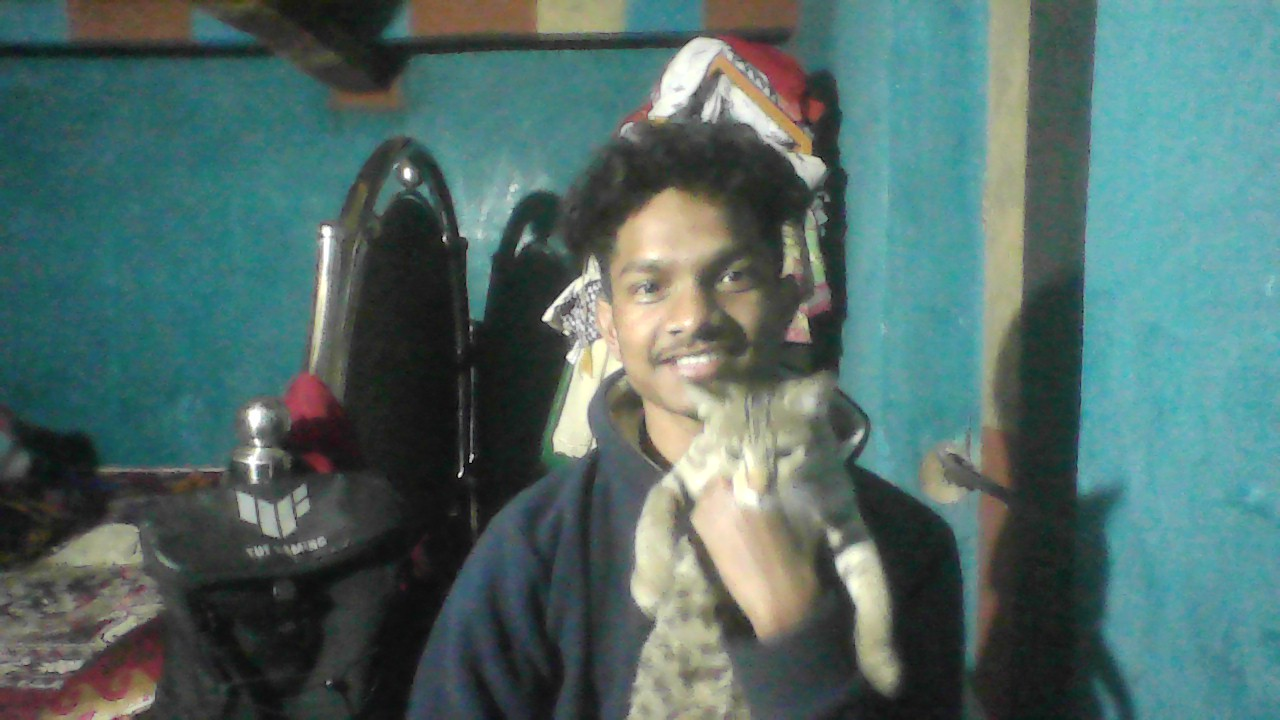
#> input picture OpenCV/imageProcessing---/billa.jpg, 1280 x 720 px, given in place of the camera
$ python multiColor.py
#> lines starting #> are read from the running program, lines starting #| are printed output that depends on the picture; after the words box and inside, x2 and y2 are one past the last pixel; in counts of white or black regions, pixels touching at a corner belong together
# Multi Color Detection using OpenCV (HSV based)
import cv2
import numpy as np

cap = cv2.VideoCapture(0)

# HSV color ranges
colors = {
    "Red": [
        (np.array([0, 120, 70]), np.array([10, 255, 255])),
        (np.array([170, 120, 70]), np.array([180, 255, 255]))
    ],
    "Green": [
        (np.array([35, 100, 50]), np.array([85, 255, 255]))
    ],
    "Blue": [
        (np.array([100, 150, 50]), np.array([140, 255, 255]))
    ],
    "Yellow": [
        (np.array([20, 100, 100]), np.array([30, 255, 255]))
    ],
    "Orange": [
        (np.array([10, 100, 100]), np.array([20, 255, 255]))
    ],
    "Purple": [
        (np.array([130, 50, 50]), np.array([160, 255, 255]))
    ],
    "Pink": [
        (np.array([160, 100, 100]), np.array([170, 255, 255]))
    ],
    "Cyan": [
        (np.array([85, 100, 100]), np.array([100, 255, 255]))
    ],
    "White": [
        (np.array([0, 0, 200]), np.array([180, 50, 255]))
    ],
    "Black": [
        (np.array([0, 0, 0]), np.array([180, 255, 50]))
    ],
    "Gray": [
        (np.array([0, 0, 50]), np.array([180, 50, 200]))
    ]
}

# BGR values for drawing text/box (OpenCV uses BGR)
color_bgr = {
    "Red": (0, 0, 255),
    "Green": (0, 255, 0),
    "Blue": (255, 0, 0),
    "Yellow": (0, 255, 255),
    "Orange": (0, 165, 255),
    "Purple": (128, 0, 128),
    "Pink": (203, 192, 255),
    "Cyan": (255, 255, 0),
    "White": (255, 255, 255),
    "Black": (0, 0, 0),
    "Gray": (128, 128, 128)
}

while True:
    ret, frame = cap.read()
#> frame is the input picture: shape (720, 1280, 3); mean B, G, R 103.7, 106.8, 80.8
    if not ret:
        break

    frame = cv2.flip(frame, 1)
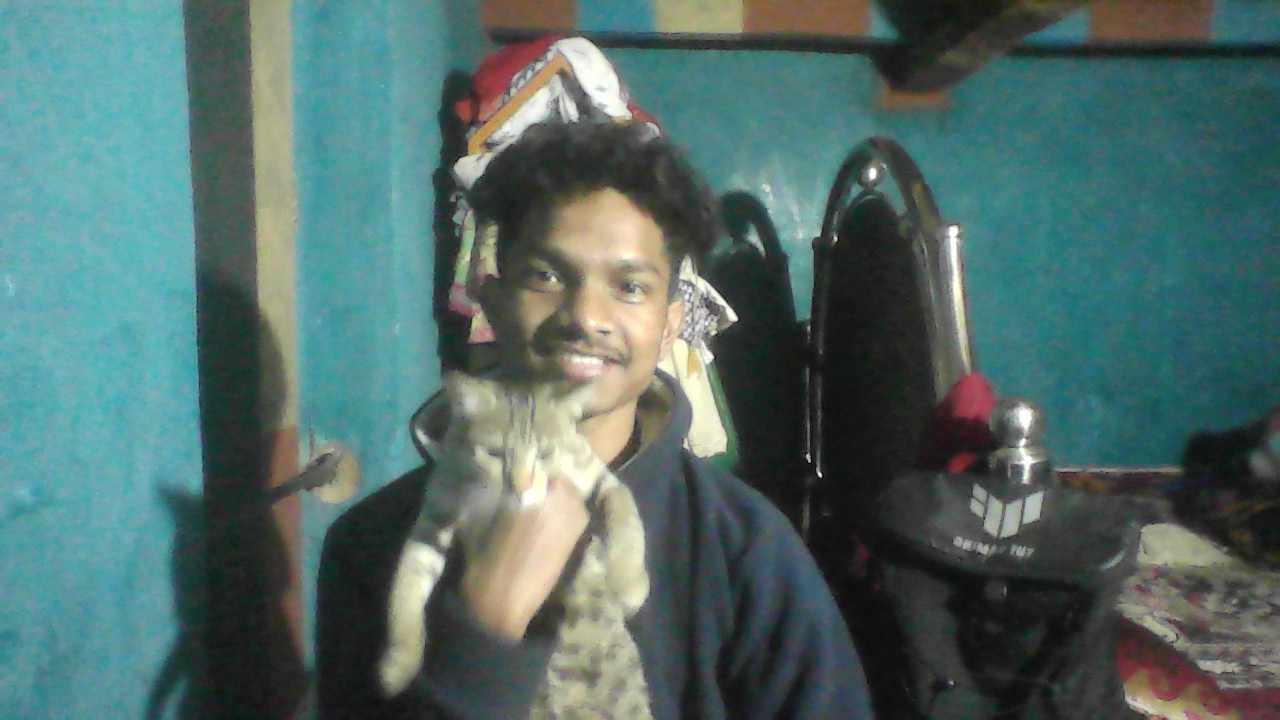
#> frame: shape (720, 1280, 3); mean B, G, R 103.7, 106.8, 80.8
    hsv = cv2.cvtColor(frame, cv2.COLOR_BGR2HSV)
#> hsv: shape (720, 1280, 3); mean H, S, V 73.2, 77.1, 111.7

    for color_name, ranges in colors.items():
        mask = None

        # Combine masks (important for RED which has two ranges)
        for lower, upper in ranges:
            temp_mask = cv2.inRange(hsv, lower, upper)
            mask = temp_mask if mask is None else mask + temp_mask

        # Noise removal
        kernel = np.ones((5, 5), np.uint8)
        mask = cv2.morphologyEx(mask, cv2.MORPH_OPEN, kernel)

        contours, _ = cv2.findContours(
            mask, cv2.RETR_EXTERNAL, cv2.CHAIN_APPROX_SIMPLE
        )

        for cnt in contours:
            area = cv2.contourArea(cnt)
            if area > 800:
                x, y, w, h = cv2.boundingRect(cnt)

                # Draw rectangle in same color
                cv2.rectangle(
                    frame, (x, y), (x + w, y + h),
                    color_bgr[color_name], 2
                )

                # Black outline for readability
                cv2.putText(
                    frame, color_name, (x, y - 10),
                    cv2.FONT_HERSHEY_SIMPLEX, 0.7,
                    (0, 0, 0), 4
                )

                # Colored text
                cv2.putText(
                    frame, color_name, (x, y - 10),
                    cv2.FONT_HERSHEY_SIMPLEX, 0.7,
                    color_bgr[color_name], 2
                )
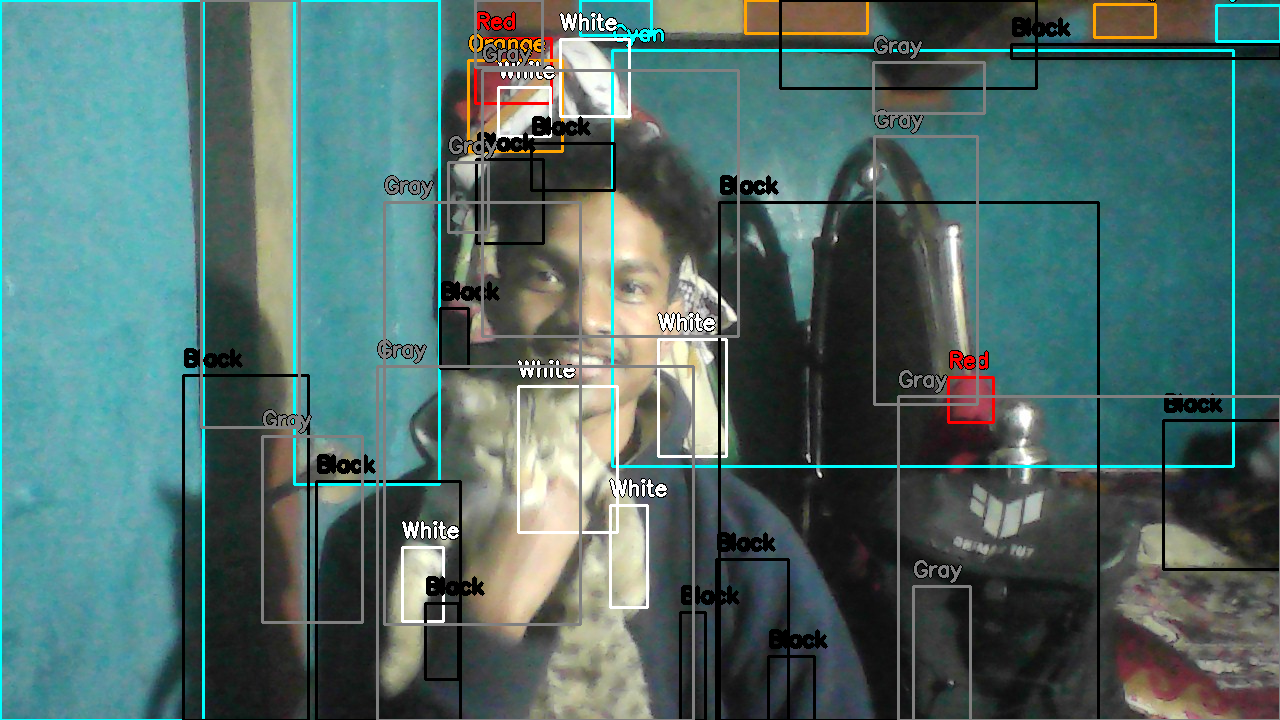
#> frame: shape (720, 1280, 3); 9.13% of pixels changed, all inside (x1, y1, x2, y2) = (0, 0, 1280, 720)
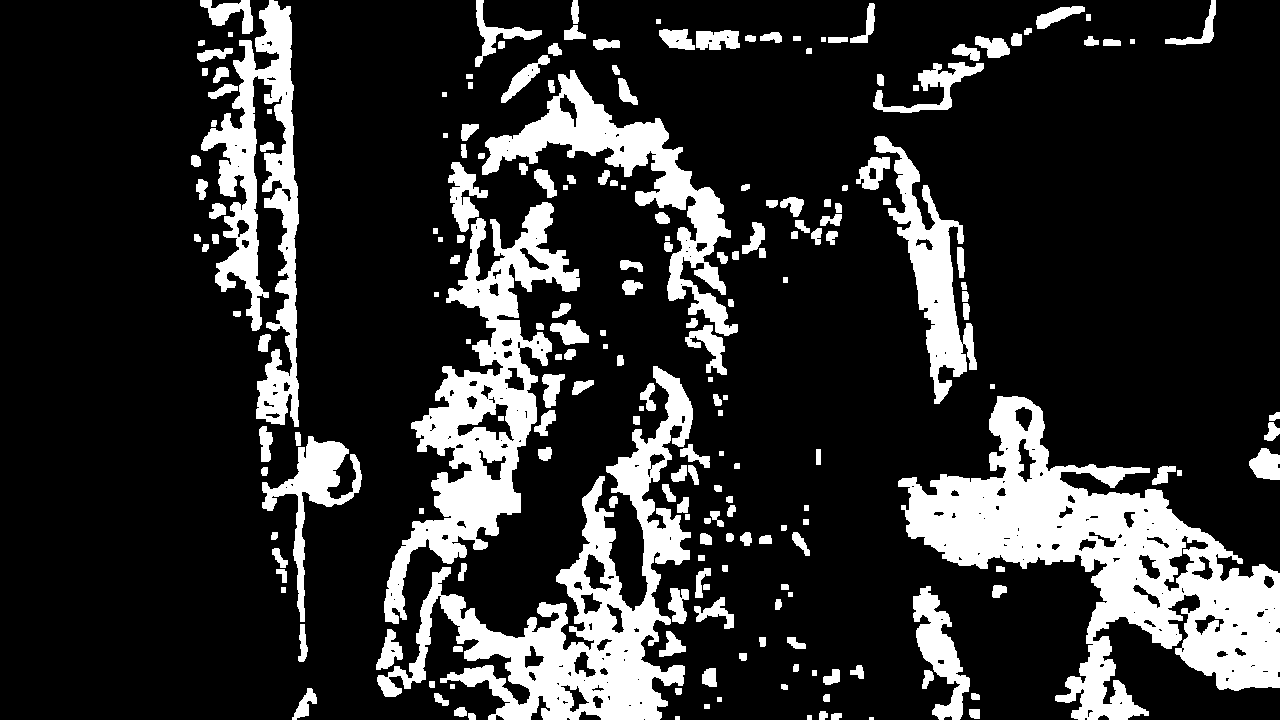
#> mask: shape (720, 1280); 18.8% white; 210 white regions (1 under 20 px), largest, box (x1, y1, x2, y2) and area: (898, 396, 1280, 720) 43698, (377, 366, 693, 720) 29064, (384, 202, 580, 624) 23472

    cv2.imshow("Multi Color Detection", frame)

    if cv2.waitKey(1) & 0xFF == ord('q'):
#> (key q is pressed here)
        break

cap.release()
cv2.destroyAllWindows()
